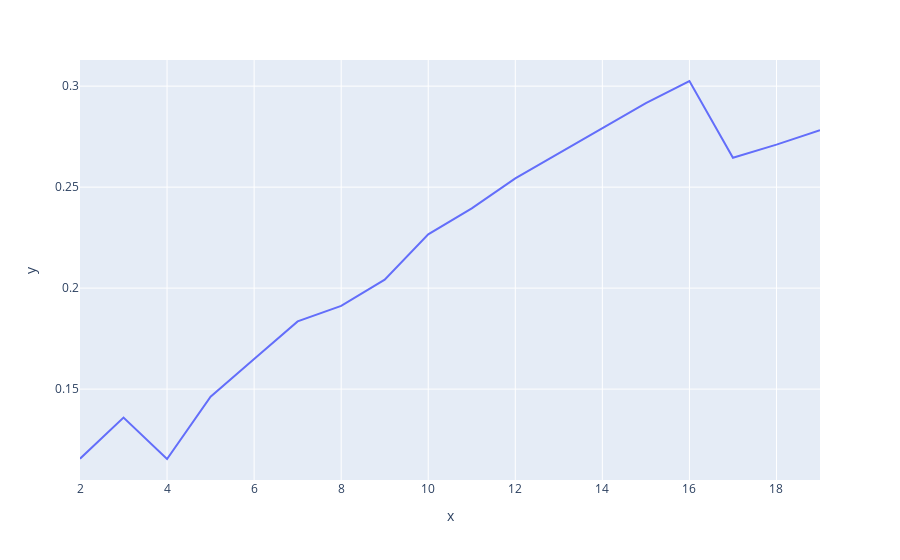

The cell this chart's notebook holds for it:
### Markdown cell above
# agglomerative

### Code cell
import scipy.cluster.hierarchy as shc


c=[]
sil=[]
for i in range(2,20):
    clustering = AgglomerativeClustering(i).fit(d)
    c.append(    i    )
    sil.append( silhouette_score(d , clustering.labels_ ) )

print('sillute score ')    
fig = px.line(x=c,y=sil)
fig.show()


print("-------------------------------------------------------------------------------------------------"  )
print("agglomerative :"  )
clustering = AgglomerativeClustering(n_clusters=16, affinity='euclidean', linkage='ward').fit(d)
plt.scatter(d[:,0] , d[:,1] ,  c = clustering.labels_  ) 
plt.show()
print("silhouette_score : " ,silhouette_score(d,clustering.labels_))
print("number of clusters is : " , 16)

plt.figure(figsize=(25, 10))
plt.title("Counters Dendograms")
dend = shc.dendrogram(shc.linkage(y=d , method='ward',metric='euclidean'),orientation='top')

### Figure 1 — Plotly figure (JSON) as saved in the notebook; plotly's stock layout.template omitted (floating-point values rounded to 4 significant figures)
{"data": [{"hovertemplate": "x=%{x}<br>y=%{y}<extra></extra>", "legendgroup": "", "line": {"color": "#636efa", "dash": "solid"}, "marker": {"symbol": "circle"}, "mode": "lines", "name": "", "orientation": "v", "showlegend": false, "type": "scatter", "x": [2, 3, 4, 5, 6, 7, 8, 9, 10, 11, 12, 13, 14, 15, 16, 17, 18, 19], "xaxis": "x", "y": [0.1155, 0.1359, 0.1154, 0.1463, 0.1649, 0.1835, 0.1912, 0.2042, 0.2266, 0.2395, 0.2543, 0.2667, 0.2789, 0.2916, 0.3025, 0.2646, 0.271, 0.2782], "yaxis": "y"}], "layout": {"legend": {"tracegroupgap": 0}, "margin": {"t": 60}, "xaxis": {"anchor": "y", "domain": [0, 1], "title": {"text": "x"}}, "yaxis": {"anchor": "x", "domain": [0, 1], "title": {"text": "y"}}}}
